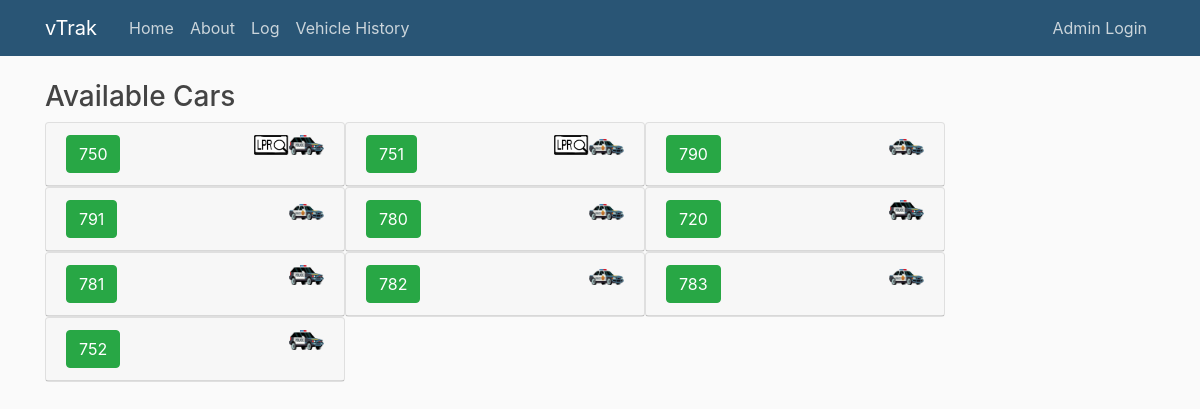
The app's page /, older data.
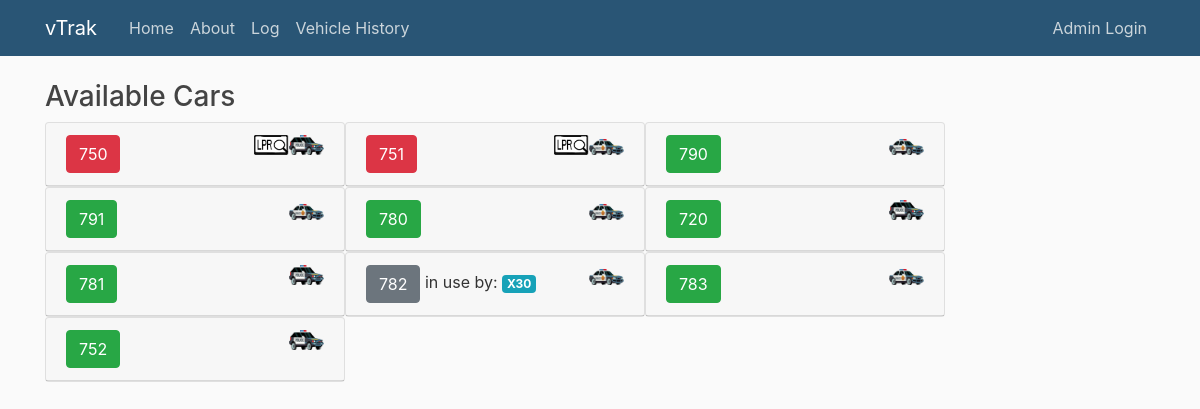
The same page, newer data.
### vTrak/models.py (models this page shows, shortened)
class Vehicletable(models.Model):
    vehnum = models.CharField(max_length=3)
    vehtype = models.ForeignKey('Typetable', on_delete=models.PROTECT)
    is_lpr = models.BooleanField(default='False')
    isforpatrol = models.BooleanField(default='False')
    status = models.ForeignKey('Statustable', on_delete=models.PROTECT)
    is_active = models.BooleanField(default='False')
    datetaken = models.DateTimeField(default=timezone.now)
    callsigninuse = models.CharField(max_length=7, default=" ", blank=True)

### vTrak/views.py (the view)
# urls.py: 2. Add a URL to urlpatterns:  path('', views.home, name='home')
def home(request):
    if request.method == "POST":
        setAssigned = ActivityForm(request.POST)
        setClear = ClearCarForm(request.POST)
        if setAssigned.is_valid():
            assignedcar = setAssigned.cleaned_data['vehnum']
            print("Console Log: Vehicle " + assignedcar + " is being checked out.")
            Vehicletable.objects.filter(vehnum=assignedcar).update(status_id='3',
                                                                   callsigninuse=setAssigned.cleaned_data['callsign'])
            Activitytable.objects.create(**setAssigned.cleaned_data)
            setAssigned = ActivityForm()
        if setClear.is_valid():
            if setClear.backtoclear.check_test:
                Vehicletable.objects.filter(vehnum=setClear.cleaned_data['clearedvehnum']).update(status_id='1')
                print("Vehicle " + setClear.cleaned_data['clearedvehnum'] + " is back in service")
                setClear = ClearCarForm()
    else:
        setAssigned = ActivityForm(request.POST)
        setClear = ClearCarForm(request.POST)
    content = {
        'setAssigned': setAssigned,
        'setClear': setClear,
        'Squadinfo': Squadtable.objects.all(),
        'Vehicleinfo': Vehicletable.objects.all(),
    }
    return render(request, 'vTrak/home.html', content)

### vTrak/templates/vTrak/home.html (shortened to what this page needs)
{% extends "vTrak/base.html" %}
{% load static %}
{% block content %}
    <h3>Available Cars</h3>
    <div class="d-flex flex-wrap">
        {% for veh in Vehicleinfo %}
            {% if veh.is_active and veh.isforpatrol %}
                <div id="accordion" role="tablist">
                    <div class="card" style="width: 300px">
                        <div class="card-header" role="tab" id="headingOne">
                            {% if veh.status_id == 2 %}
                                <button class="btn btn-danger" data-toggle="collapse"
                                        href="#collapseInfo{{ veh.id }}" aria-expanded="true"
                                        aria-controls="collapse{{ veh.id }}">
                                    {{ veh.vehnum }}
                                </button>
                            {% elif veh.status_id == 3 %}
                                <button class="btn btn-secondary" data-toggle="collapse"
                                        href="#collapseInfo{{ veh.id }}" aria-expanded="true"
                                        aria-controls="collapse{{ veh.id }}">
                                    {{ veh.vehnum }}
                                </button>
                                <div style="display: inline">in use by: <span class="badge badge-info">{{ veh.callsigninuse.upper }} </span>
                                </div>
                            {% elif veh.status_id == 1 %}
                                <button class="btn btn-success" data-toggle="modal" href="#Modal{{ veh.id }}"
                                        aria-expanded="true"
                                        aria-controls="collapse{{ veh.id }}">
                                    {{ veh.vehnum }}
                                </button>
                            {% endif %}
                            {% if veh.vehtype_id == 1 %}
                                <img src="{% static 'vTrak/media/Vehicle-SUV.png' %}" align="right" alt="SUV"
                                     width="35" height="20">
                            {% elif veh.vehtype_id == 2 %}
                                <img src="{% static 'vTrak/media/VehicleCrownVic.png' %}" align="right"
                                     alt="Crown Vic" width="35" height="20">
                            {% endif %}
                            {% if veh.is_lpr %}
                                <img src="{% static 'vTrak/media/LPR.png' %}" align="right" alt="LPR" width="35"
                                     height="20">
                            {% endif %}
                        </div>
                    </div>
                </div>
            {% endif %}
        {% endfor %}
    </div>
{% endblock content %}

### vTrak/templates/vTrak/base.html (shortened to what this page needs)
{% load static %}
<!DOCTYPE html>
<html lang="en" dir="ltr">
  <head>
    <link rel="stylesheet" href="https://maxcdn.bootstrapcdn.com/bootstrap/4.0.0/css/bootstrap.min.css">
    <link rel="stylesheet" type="text/css" href="{% static 'vTrak/main.css' %}">
  </head>
  <body>
    <header class="site-header">
  <nav class="navbar navbar-expand-md navbar-dark bg-steel fixed-top">
    <div class="container">
      <a class="navbar-brand mr-4" href="{% url 'vTrak-home' %}">vTrak</a>
      <div class="collapse navbar-collapse" id="navbarToggle">
        <div class="navbar-nav mr-auto">
          <a class="nav-item nav-link" href={% url 'vTrak-home' %}>Home</a>
          <a class="nav-item nav-link" href={% url 'vTrak-about' %}>About</a>
          <a class="nav-item nav-link" href={% url 'vTrak-log' %}>Log</a>
            <a class="nav-item nav-link" href={% url 'vTrak-history' %}>Vehicle History</a>
        </div>
        <div class="navbar-nav">
          <a class="nav-item nav-link" href="/admin">Admin Login</a>
        </div>
      </div>
    </div>
  </nav>
</header>
<main role="main" class="container">
    {% block content %}{% endblock %}
</main>
  </body>
</html>

### vTrak/static/vTrak/main.css (style rules this page uses)
body { background: #fafafa; color: #333333; margin-top: 5rem; }
h1, h2, h3, h4, h5, h6 { color: #444444; }
.bg-steel { background-color: #295575; }
.site-header .navbar-nav .nav-link { color: #cbd5db; }

Row changes from the older to the newer data that the page shows:
changed Vehicletable (number 1 of 10 on the later page): status_id 1 → 2 (drawn)
changed Vehicletable (number 2 of 10 on the later page): status_id 1 → 2 (drawn)
changed Vehicletable (number 8 of 10 on the later page): status_id 1 → 3 (drawn); callsigninuse (not shown) → "X30"
